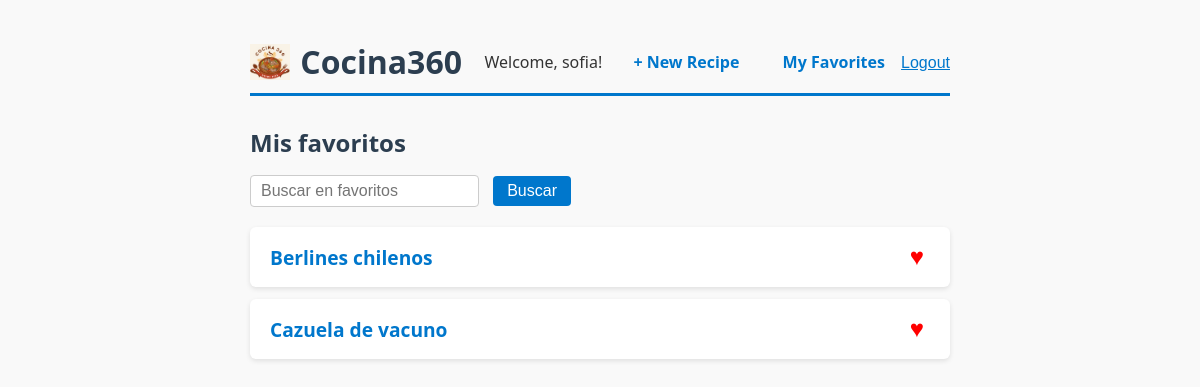
/recipes/favorites/ (signed in), run on the app's committed database.
### recipes/models.py (models this page shows, shortened)
class FavoriteRecipe(models.Model):
    user = models.ForeignKey(User, on_delete=models.CASCADE, related_name='favorite_recipes')
    recipe = models.ForeignKey('Recipe', on_delete=models.CASCADE, related_name='favorited_by')
    class Meta:
        unique_together = ('user', 'recipe')

class Recipe(models.Model):
    name = models.CharField(max_length=255)
    preparation_time = models.FloatField(null=True, blank=True)
    min_portion = models.IntegerField(null=True, blank=True)
    max_portion = models.IntegerField(null=True, blank=True)
    creator = models.ForeignKey(User, on_delete=models.CASCADE, related_name='recipes')
    difficulty = models.CharField(max_length=50, default="Fácil")

### recipes/views.py (the view)
# urls.py: path('favorites/', views.favorite_list, name='favorite_list'),
@login_required
def favorite_list(request):
    favorites = FavoriteRecipe.objects.filter(user=request.user).select_related('recipe')
    return render(request, 'recipes/favorite_list.html', {'favorites': favorites})

### recipes/templates/recipes/favorite_list.html (shortened to what this page needs)
{% extends "base.html" %}
{% block content %}
<h2 style="margin:0 0 16px; color:#2c3e50;">Mis favoritos</h2>
<form method="get" action="{% url 'favorite_list' %}" class="search-form">
  <input type="text" name="q" placeholder="Buscar en favoritos" value="{{ request.GET.q }}">
  <button type="submit">Buscar</button>
</form>
<ul>
  {% for fav in favorites %}
    <li>
      <a href="{% url 'recipe_detail' pk=fav.recipe.pk %}" class="recipe-link">{{ fav.recipe.name }}</a>
      {% if user.is_authenticated %}
        <form action="{% url 'toggle_favorite' pk=fav.recipe.pk %}" method="post" class="favorite-form" title="Quitar de favoritos">
          <button type="submit" class="favorite-btn favorited" aria-label="Quitar de favoritos">♥</button>
        </form>
      {% endif %}
    </li>
  {% empty %}
    <li>
      Aún no tienes recetas en favoritos. <a href="{% url 'recipe_list' %}">Explora recetas</a> y guarda tus favoritas.
    </li>
  {% endfor %}
</ul>
{% endblock %}

### recipes/templates/base.html (shortened to what this page needs)
{% load static %}
<!DOCTYPE html>
<html lang="es">
<head>
</head>
<body>
    <header>
        <a class="brand" href="{% url 'recipe_list' %}">
            <img src="{% static 'images/logo.png' %}" alt="Cocina 360" class="logo">
            <h1>Cocina360</h1>
        </a>
        <nav>
            {% if user.is_authenticated %}
            <span>Welcome, {{ user.username }}!</span>
            <a href="{% url 'recipe_create' %}">+ New Recipe</a>
            <a href="{% url 'favorite_list' %}">My Favorites</a>
            <form action="{% url 'logout' %}" method="post" style="display:inline;">
                <button type="submit"
                    style="background:none; border:none; padding:0; cursor:pointer; color:#0077cc; text-decoration:underline; font-size:1rem;">
                    Logout
                </button>
            </form>
            {% else %}
            <a href="{% url 'login' %}">Login</a>
            <a href="{% url 'register' %}">Register</a>
            {% endif %}
        </nav>
    </header>
    {% block content %}{% endblock %}
</body>
</html>

### recipes/templates/base.html (style rules this page uses)
body { font-family: 'Segoe UI', Tahoma, Geneva, Verdana, sans-serif; background: #f9f9f9; color: #333; max-width: 700px; margin: 40px auto; padding: 0 20px 40px; }
header { display: flex; justify-content: space-between; align-items: center; margin-bottom: 30px; border-bottom: 3px solid #0077cc; padding-bottom: 10px; }
.brand { display: flex; align-items: center; gap: 10px; text-decoration: none; color: inherit; }
.brand img { height: 36px; width: auto; }
h1 { font-size: 2.0rem; color: #2c3e50; margin: 0; }
nav a { margin-left: 15px; font-weight: 600; color: #0077cc; text-decoration: none; font-size: 1rem; padding: 6px 12px; border-radius: 4px; transition: background-color 0.3s ease; }
ul { list-style: none; padding-left: 0; }
li { background: white; margin-bottom: 12px; padding: 15px 20px; border-radius: 6px; box-shadow: 0 2px 5px rgb(0 0 0 / 0.1); transition: box-shadow 0.3s ease; display: flex; align-items: center; justify-content: space-between; }
li a.recipe-link { color: #0077cc; font-weight: 600; font-size: 1.2rem; text-decoration: none; flex-grow: 1; }
form.favorite-form { margin-left: 15px; }
button.favorite-btn { background: none; border: none; cursor: pointer; font-size: 1.5rem; color: gray; transition: color 0.3s ease; }
button.favorite-btn.favorited { color: red; }
form.search-form { margin-bottom: 20px; }
form.search-form input[type="text"], form.search-form input[type="number"] { padding: 6px 10px; margin-right: 10px; border: 1px solid #ccc; border-radius: 4px; font-size: 1rem; }
form.search-form button { padding: 6px 14px; font-size: 1rem; border: none; background-color: #0077cc; color: white; border-radius: 4px; cursor: pointer; transition: background-color 0.3s ease; }

### data on the page
FavoriteRecipe: recipe.name "Berlines chilenos"
FavoriteRecipe: recipe.name "Cazuela de vacuno"

### other printed values
{{ user.username }} "sofia"
